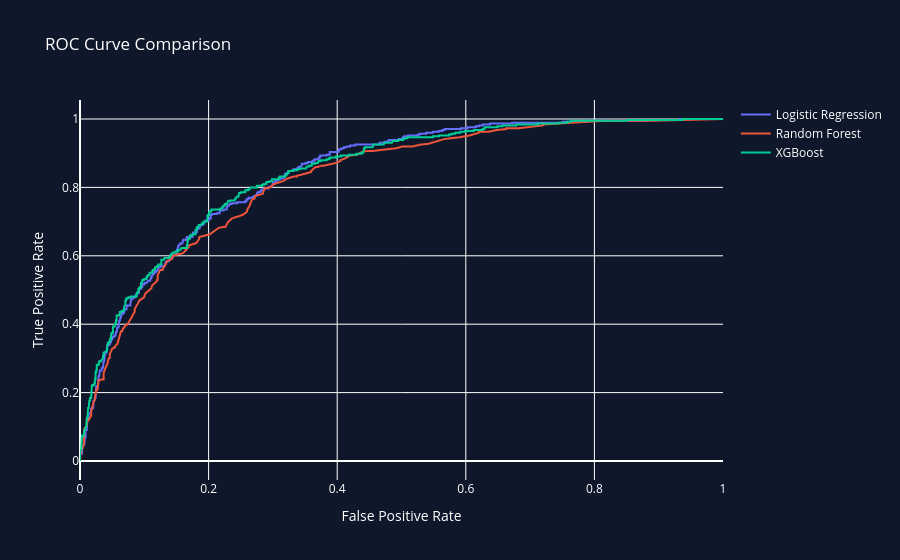

Notebook code for this chart:
### Markdown cell above
STEP 3.13 — ROC CURVE

### Code cell
fpr_log, tpr_log, _ = roc_curve(y_test, log_prob)
fpr_rf, tpr_rf, _ = roc_curve(y_test, rf_prob)
fpr_xgb, tpr_xgb, _ = roc_curve(y_test, xgb_prob)

fig = go.Figure()

fig.add_trace(go.Scatter(
    x=fpr_log,
    y=tpr_log,
    mode='lines',
    name='Logistic Regression'
))

fig.add_trace(go.Scatter(
    x=fpr_rf,
    y=tpr_rf,
    mode='lines',
    name='Random Forest'
))

fig.add_trace(go.Scatter(
    x=fpr_xgb,
    y=tpr_xgb,
    mode='lines',
    name='XGBoost'
))

fig.update_layout(
    title='ROC Curve Comparison',
    xaxis_title='False Positive Rate',
    yaxis_title='True Positive Rate',
    paper_bgcolor='#0F172A',
    plot_bgcolor='#0F172A',
    font_color='white'
)

fig.show()

### Figure 1 — Plotly figure (JSON) as saved in the notebook; plotly's stock layout.template omitted (floating-point values rounded to 4 significant figures; data arrays with more than 128 entries replaced by an {"elided": "..."} marker saying what was removed)
{"data": [{"mode": "lines", "name": "Logistic Regression", "type": "scatter", "x": {"elided": "408 float values"}, "y": {"elided": "408 float values"}}, {"mode": "lines", "name": "Random Forest", "type": "scatter", "x": {"elided": "217 float values"}, "y": {"elided": "217 float values"}}, {"mode": "lines", "name": "XGBoost", "type": "scatter", "x": {"elided": "379 float values"}, "y": {"elided": "379 float values"}}], "layout": {"font": {"color": "white"}, "paper_bgcolor": "#0F172A", "plot_bgcolor": "#0F172A", "title": {"text": "ROC Curve Comparison"}, "xaxis": {"title": {"text": "False Positive Rate"}}, "yaxis": {"title": {"text": "True Positive Rate"}}}}
